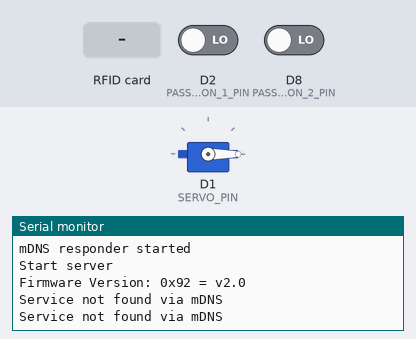
A sketch run on a simulated ESP8266 (NodeMCU). On the bench: servo, the last lines printed to the serial monitor. The test bench sets the inputs (shaded band); at power-on: D2 (PASSWORD_BUTTON_1_PIN) LOW, D8 (PASSWORD_BUTTON_2_PIN) LOW. WiFi joins after 1.5 s; servers stay silent unless stated.

Above: at 3.2 s.
3.3 s: RFID card A3 E8 C9 0D held to the reader
At 4.5 s:
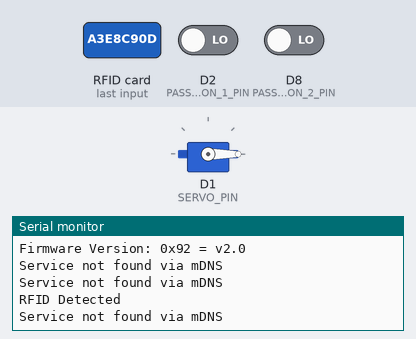
4.8 s: RFID card 00 00 00 00 held to the reader
At 5.6 s:
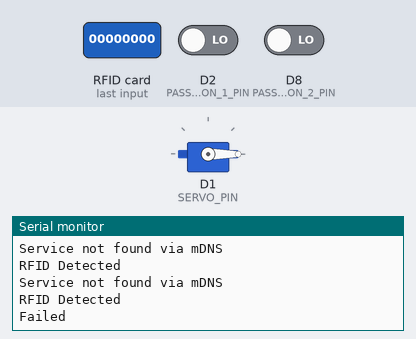

Measured:
- after the input at 3.3 s, the serial monitor: prints a new line at once (image 1)
- after the input at 4.8 s, the serial monitor: prints a new line at once (image 2)

The sketch:

sketch_sep6a.ino
```cpp
// This file contains all the logic for setup the node for security of the
// room's door. The security itself is done using RFID sensor using RFID_SDA_PIN and RFID_RST_PIN
// and password buttons PASSWORD_BUTTON_1_PIN and PASSWORD_BUTTON_2_PIN, together they
// represent sort of 2FA. If it's passed than servomotor SERVO_PIN represent the door lock, that is getting unlocked
// for a limited time.

// The node communiated with the room node (main controller) the information about auth progress and sends reminders
// about the limited time to input the password to unlock the door.

// The node also recieves the communication from room node to unlock the door

#include <memory>
#include <string>
#include <string_view>
#include <functional>

// Util class like everywhere else to connect to a wifi
#include "SecurityWifiConnection.hpp"

// Server class that allows to set how to handle post requests
// using lamba handlers, in the context of the project
// handles open door request from main node
#include "SecurityServer.hpp"

// Client class that allows sending post HTTP requests
// to server of choice
#include "SecurityClient.hpp"

// Auth process is fairlly compliacated and also for the node
// it required to store some state (like when was the last read)
// therefore Auth sensor is a standalone class for sensor
#include "AuthentificationSensor.hpp"

// Class for handling password state using sensory data from password pins
// Similar to Auth sensor there is a state involved (how much of the password is entered)
// therefore a separate class
#include "PasswordSensor.hpp"

// Controller class for servo control using parameters like 2FA result and password correctness
#include "ServoController.hpp"

// Class collecting all sensory information for the node and exposing important data like
// 2FA pass resuult
#include "SecurityEnvironment.hpp"

constexpr uint8_t RFID_SDA_PIN = D4;
constexpr uint8_t RFID_RST_PIN = D3;
constexpr uint8_t PASSWORD_BUTTON_1_PIN = D2;
constexpr uint8_t PASSWORD_BUTTON_2_PIN = D8;
constexpr uint8_t SERVO_PIN = D1;

constexpr std::string_view MAIN_SERVER_NAME = "main-controller.local";

SecurityWifiConnection security_wifi_connection;
std::unique_ptr<SecurityServer> security_server;
std::unique_ptr<SecurityClient> security_client;
std::unique_ptr<SecurityEnvironment> security_environment;
std::unique_ptr<ServoController> servo_controller;

void setup() {
  Serial.begin(19200);

  security_wifi_connection.connect();

  security_server = std::make_unique<SecurityServer>();
  security_server->registerPostPlainHandler("/open-door", [servo_controller](std::string const& dara) {
    servo_controller->controlServo(true);
  });
  security_server->connect();

  security_client = std::make_unique<SecurityClient>(std::string(MAIN_SERVER_NAME));

  security_environment = std::make_unique<SecurityEnvironment>(
    AuthentificationSensor(RFID_SDA_PIN, RFID_RST_PIN),
    PasswordSensor({ PASSWORD_BUTTON_1_PIN, PASSWORD_BUTTON_2_PIN }));
  security_environment->registerOnEveryTick([](std::string rfid, std::string password) {
    // Serial.print(rfid.c_str()); Serial.print("+++"); Serial.print(password.c_str()); Serial.println(" ");
  });
  security_environment->registerOnNewKnownUser([](std::string user_id) {
    security_client->sendPostPlainRequest("/auth", String(user_id.c_str()));
  });
  security_environment->registerOnEvery3SecondsSinceAuth([](long time_left) {
    security_client->sendPostPlainRequest("/password-reminder", String(time_left / 1000) + " seconds left");
  });
  security_environment->registerOnUserPassed2FA([]() {
    security_client->sendPostPlainRequest("/2fa", "PASSED");
  });
  security_environment->registerOnNewUnknownUser([](std::string user_id) {
    Serial.println("Failed");
  });
  security_environment->registerOnTimeExpirationSinceAuthCallback([]() {
    Serial.println("Expired");
  });

  servo_controller = std::make_unique<ServoController>(SERVO_PIN);
}

void loop() {
  delay(10);
  security_server->handleTick();
  security_environment->handleTick();
  servo_controller->handleTick();

  servo_controller->controlServo(security_environment->isUserPassed2FA());
}
```

AuthentificationSensor.cpp
```cpp
#include "AuthentificationSensor.hpp"

AuthentificationSensor::AuthentificationSensor(uint8_t sda_pin, uint8_t rst_pin)
  : sda_pin(sda_pin), rst_pin(rst_pin), rfid(sda_pin, rst_pin) {
  SPI.begin();
  rfid.PCD_Init();
  rfid.PCD_DumpVersionToSerial();
}

void AuthentificationSensor::handleTick() {
  if (rfid.PICC_IsNewCardPresent() && rfid.PICC_ReadCardSerial()) {
    Serial.println("RFID Detected");
    readAndStoreUserID();
  }
  rfid.PICC_HaltA();
}

long AuthentificationSensor::getLastReadTime() const {
  return last_read_timestamp;
}

std::array<byte, 4> AuthentificationSensor::getLastReadUserID() const {
  return last_read_user_id;
}

std::string AuthentificationSensor::getLastReadUserIDAsString() const {
  std::string user_id;
  for (int i = 0; i < last_read_user_id.size(); ++i) {
    user_id += std::string(String(last_read_user_id[i], HEX).c_str());
  }
  return user_id;
}

void AuthentificationSensor::readAndStoreUserID() {
  last_read_timestamp = millis();
  for (size_t i = 0; i < last_read_user_id.size(); ++i) {
    last_read_user_id[i] = rfid.uid.uidByte[i];
  }
}
```

AuthentificationSensor.hpp
```cpp
#pragma once

#include <SPI.h>
#include <MFRC522.h>
#include <Arduino.h>
#include <array>
#include <string>

struct AuthentificationSensor {
  AuthentificationSensor(uint8_t sda_pin, uint8_t rst_pin);

  void handleTick();

  long getLastReadTime() const;

  std::array<byte, 4> getLastReadUserID() const;

  std::string getLastReadUserIDAsString() const;

private:
  void readAndStoreUserID();

  uint8_t sda_pin;
  uint8_t rst_pin;

  MFRC522 rfid;

  long last_read_timestamp{};
  std::array<byte, 4> last_read_user_id{};
};
```

PasswordSensor.cpp
```cpp
#include "PasswordSensor.hpp"

PasswordSensor::PasswordSensor(std::vector<uint8_t> button_pins)
  : button_pins(button_pins) {
  for (uint8_t button_pin : button_pins) {
    pinMode(button_pin, INPUT);
    button_released.push_back(true);
  }
}

void PasswordSensor::startPasswordCollection() {
  collected_password.clear();
  is_password_collection_in_progress = true;
}

void PasswordSensor::stopPasswordCollection() {
  is_password_collection_in_progress = false;
}

void PasswordSensor::handleTick() {
  if (!is_password_collection_in_progress) {
    return;
  }

  for (size_t index = 0; index < button_pins.size(); ++index) {
    tryRecordButtonClickWithValue(index);
  }
}

std::vector<int> PasswordSensor::getPassword() const {
  return collected_password;
}

std::string PasswordSensor::getPasswordAsString() const {
  std::string password;
  for (int i : collected_password) {
    password += std::to_string(i);
  }
  return password;
}

void PasswordSensor::tryRecordButtonClickWithValue(size_t button_pin_index) {
  if (digitalRead(button_pins[button_pin_index]) == HIGH) {
    if (button_released[button_pin_index]) {
      collected_password.push_back(button_pin_index);
      button_released[button_pin_index] = false;
    }
  } else {
    button_released[button_pin_index] = true;
  }
}
```

PasswordSensor.hpp
```cpp
#pragma once

#include <Arduino.h>
#include <vector>
#include <string>

struct PasswordSensor {
  PasswordSensor(std::vector<uint8_t> button_pins);

  void startPasswordCollection();
  void stopPasswordCollection();
  void handleTick();

  std::vector<int> getPassword() const;
  std::string getPasswordAsString() const;

private:
  void tryRecordButtonClickWithValue(size_t button_pin_index);

  std::vector<uint8_t> button_pins;
  std::vector<bool> button_released;

  bool is_password_collection_in_progress{ false };
  std::vector<int> collected_password{};
};
```

SecurityClient.cpp
```cpp
#include "SecurityClient.hpp"
#include <Arduino.h>

SecurityClient::SecurityClient(const std::string& mdns_hostname, const std::string& service_type, const std::string& protocol)
  : mdns_hostname(mdns_hostname), service_type(service_type), protocol(protocol) {
}

std::optional<IPAddress> SecurityClient::findServiceIP() {
  int services_count = MDNS.queryService(service_type.c_str(), protocol.c_str());

  for (int service_index = 0; service_index < services_count; ++service_index) {
    if (MDNS.hostname(service_index) == String(mdns_hostname.c_str())) {
      return MDNS.IP(service_index);
    }
  }

  return std::nullopt;
}

void SecurityClient::connectToService(const String& ip) {
  if (!connected) {
    client.onConnect([this](void* arg, AsyncClient* client) {
      Serial.println("Connected to service!");
      connected = true;
    });

    client.onDisconnect([this](void* arg, AsyncClient* client) {
      Serial.println("Disconnected from service.");
      connected = false;
    });

    client.connect(ip.c_str(), 80);
    delay(10);
  }
}

bool SecurityClient::sendPostPlainRequest(const String& endpoint, const String& data) {
  std::optional<IPAddress> service_ip = findServiceIP();

  if (!service_ip.has_value()) {
    Serial.println("Service not found via mDNS");
    return false;
  }

  String ip_string = service_ip.value().toString();
  connectToService(ip_string);

  if (!connected) {
    Serial.println("Failed to connect to service.");
    return false;
  }

  String postRequest = String("POST ") + endpoint + " HTTP/1.1\r\n" + "Host: " + ip_string + "\r\n" + "Content-Type: text/plain\r\n" + "Content-Length: " + String(data.length()) + "\r\n" + "\r\n" + data;

  client.write(postRequest.c_str());

  closeConnection();

  return true;
}

void SecurityClient::closeConnection() {
  if (connected) {
    client.close();
    connected = false;
    Serial.println("Connection closed.");
  }
}
```

SecurityClient.hpp
```cpp
#pragma once

#include <ESP8266WiFi.h>
#include <ESPAsyncTCP.h>
#include <ESP8266mDNS.h>
#include <optional>
#include <IPAddress.h>
#include <string>

class SecurityClient {
public:
  SecurityClient(const std::string& mdns_hostname, const std::string& service_type = "http", const std::string& protocol = "tcp");

  bool sendPostPlainRequest(const String& endpoint, const String& data);

private:
  std::optional<IPAddress> findServiceIP();
  void connectToService(const String& ip);
  void closeConnection();

  AsyncClient client;
  bool connected{ false };

  std::string mdns_hostname;
  std::string service_type;
  std::string protocol;
};
```

SecurityEnvironment.cpp
```cpp
#include "SecurityEnvironment.hpp"

SecurityEnvironment::SecurityEnvironment(AuthentificationSensor& auth_sensor, PasswordSensor& password_sensor)
  : auth_sensor(auth_sensor), password_sensor(password_sensor) {
}

SecurityEnvironment::SecurityEnvironment(AuthentificationSensor&& auth_sensor, PasswordSensor&& password_sensor)
  : auth_sensor(std::move(auth_sensor)), password_sensor(std::move(password_sensor)) {
}

void SecurityEnvironment::handleTick() {
  auth_sensor.handleTick();
  password_sensor.handleTick();

  if (auth_sensor.getLastReadTime() + password_timeout <= millis()) {
    if (current_user_id != empty_user_id) {
      current_user_id = empty_user_id;
      password_sensor.stopPasswordCollection();
      onTimeExpirationSinceAuth();
    }
    return;
  }

  if (auth_sensor.getLastReadUserID() != current_user_id) {
    current_user_id = auth_sensor.getLastReadUserID();
    std::string current_user_id_as_string = auth_sensor.getLastReadUserIDAsString();
    password_sensor.stopPasswordCollection();
    if (isKnownUser(current_user_id)) {
      password_sensor.startPasswordCollection();
      next_3_seconds_event = millis() + 3000;
      onNewKnownUser(current_user_id_as_string);
    } else {
      onNewUnknownUser(current_user_id_as_string);
    }
  }

  if (current_user_id_passed != isUserPassed2FA()) {
    if (isUserPassed2FA()) {
      current_user_id_passed = true;
      onUserPassed2FA();
    } else {
      current_user_id_passed = false;
    }
  }

  if (next_3_seconds_event < millis()) {
    onEvery3SecondsSinceAuth(auth_sensor.getLastReadTime() + password_timeout - next_3_seconds_event);
    next_3_seconds_event += 3000;
  }

  onEveryTick(auth_sensor.getLastReadUserIDAsString(), password_sensor.getPasswordAsString());
}

bool SecurityEnvironment::isUserAuthentificated() const {
  return isKnownUser(current_user_id);
}

bool SecurityEnvironment::isUserPassed2FA() const {
  return isUserAuthentificated() && password_sensor.getPassword() == correct_password;
}

bool SecurityEnvironment::isKnownUser(std::array<byte, 4> user_id) const {
  for (const std::array<byte, 4>& known_user_id : known_user_ids) {
    if (known_user_id == user_id) {
      return true;
    }
  }
  return false;
}

void SecurityEnvironment::registerOnTimeExpirationSinceAuthCallback(std::function<void()> callback) {
  onTimeExpirationSinceAuth = callback;
}

void SecurityEnvironment::registerOnNewKnownUser(std::function<void(std::string)> callback) {
  onNewKnownUser = callback;
}

void SecurityEnvironment::registerOnNewUnknownUser(std::function<void(std::string)> callback) {
  onNewUnknownUser = callback;
}

void SecurityEnvironment::registerOnUserPassed2FA(std::function<void()> callback) {
  onUserPassed2FA = callback;
}

void SecurityEnvironment::registerOnEveryTick(std::function<void(std::string, std::string)> callback) {
  onEveryTick = callback;
}

void SecurityEnvironment::registerOnEvery3SecondsSinceAuth(std::function<void(long)> callback) {
  onEvery3SecondsSinceAuth = callback;
}
```

SecurityEnvironment.hpp
```cpp
#pragma once

#include "AuthentificationSensor.hpp"
#include "PasswordSensor.hpp"
#include <functional>
#include <vector>
#include <array>
#include <string>

class SecurityEnvironment {
public:
    SecurityEnvironment(AuthentificationSensor& auth_sensor, PasswordSensor& password_sensor);
    SecurityEnvironment(AuthentificationSensor&& auth_sensor, PasswordSensor&& password_sensor);

    void handleTick();

    bool isUserAuthentificated() const;
    bool isUserPassed2FA() const;

    void registerOnTimeExpirationSinceAuthCallback(std::function<void()> callback);
    void registerOnNewKnownUser(std::function<void(std::string)> callback);
    void registerOnNewUnknownUser(std::function<void(std::string)> callback);
    void registerOnUserPassed2FA(std::function<void()> callback);
    void registerOnEveryTick(std::function<void(std::string, std::string)> callback);
    void registerOnEvery3SecondsSinceAuth(std::function<void(long)> callback);

private:
    bool isKnownUser(std::array<byte, 4> user_id) const;

    std::function<void(long)> onEvery3SecondsSinceAuth;
    std::function<void()> onTimeExpirationSinceAuth;
    std::function<void(std::string)> onNewKnownUser;
    std::function<void(std::string)> onNewUnknownUser;
    std::function<void()> onUserPassed2FA;
    std::function<void(std::string, std::string)> onEveryTick;

    std::vector<std::array<byte, 4>> known_user_ids = { { 0xA3, 0xE8, 0xC9, 0x0D } };
    std::vector<int> correct_password = { 0, 1, 0 };
    long password_timeout = 10000;
    std::array<byte, 4> empty_user_id = { 0x00, 0x00, 0x00, 0x00 };

    long next_3_seconds_event;
    std::array<byte, 4> current_user_id;
    bool current_user_id_passed;

    AuthentificationSensor auth_sensor;
    PasswordSensor password_sensor;
};
```

SecurityServer.cpp
```cpp
#include "SecurityServer.hpp"
#include <Arduino.h>

SecurityServer::SecurityServer() {
  if (!MDNS.begin("security-controller")) {  // security-controller.local
    Serial.println("Error starting mDNS");
    return;
  }
  MDNS.addService("http", "tcp", 80);
  Serial.println("mDNS responder started");
}

void SecurityServer::connect() {
  Serial.println("Start server");

  server.on("/", [this]() {
    this->get_index();
  });

  for (const auto& handler : get_request_handlers) {
    server.on(handler.first.c_str(), HTTP_GET, handler.second);
  }

  for (const auto& handler : post_plain_request_handlers) {
    server.on(handler.first.c_str(), HTTP_POST, wrap_handle_post_plain_request(handler.second));
  }

  server.begin();
}

void SecurityServer::registerGetHandler(const std::string& route, std::function<void()> handler) {
  get_request_handlers[route] = handler;
}

void SecurityServer::registerPostPlainHandler(const std::string& route, std::function<void(std::string)> handler) {
  post_plain_request_handlers[route] = handler;
}

void SecurityServer::handleTick() {
  server.handleClient();
  MDNS.update();
}

std::function<void()> SecurityServer::wrap_handle_post_plain_request(std::function<void(std::string)> handler) {
  return [this, handler]() {
    if (!this->server.hasArg("plain")) {
      this->server.send(400, "text/plain", "Invalid request");
    }

    std::string data{ server.arg("plain").c_str() };

    Serial.println("data");
    Serial.println(this->server.arg("plain"));
    Serial.println(data.c_str());
    handler(data);
  };
}

void SecurityServer::get_index() {
  String html = "<!DOCTYPE html> <html>";
  html += "<head><meta http-equiv=\"refresh\" content=\"2\"><meta name=\"viewport\" content=\"width=device-width, initial-scale=1.0\"></head>";
  html += "<body> <h1>The Smart Door Dashboard</h1>";
  html += "</body> </html>";

  server.send(200, "text/html", html);
}
```

SecurityServer.hpp
```cpp
#pragma once

#include <ESP8266WebServer.h>
#include <ESP8266mDNS.h>
#include <map>
#include <string>
#include <functional>

struct SecurityServer {
  SecurityServer();
  void connect();
  void registerGetHandler(const std::string& route, std::function<void()> handler);
  void registerPostPlainHandler(const std::string& route, std::function<void(std::string)> handler);
  void handleTick();

private:
  std::function<void()> wrap_handle_post_plain_request(std::function<void(std::string)> handler);
  void get_index();

  std::map<std::string, std::function<void()>> get_request_handlers;
  std::map<std::string, std::function<void(std::string)>> post_plain_request_handlers;

  ESP8266WebServer server{ 80 };
};
```

SecurityWifiConnection.cpp
```cpp
#include "SecurityWifiConnection.hpp"

void SecurityWifiConnection::connect() {
  WiFi.begin(ssid.data(), password.data());

  while (WiFi.status() != WL_CONNECTED) {
    delay(1000);
  }

  Serial.println();
  Serial.println("WiFi connected");
  Serial.print("IP address: ");
  Serial.println(WiFi.localIP());
}
```

SecurityWifiConnection.hpp
```cpp
#pragma once

#include <ESP8266WiFi.h>
#include <string_view>

struct SecurityWifiConnection {
  void connect();

private:
  static constexpr std::string_view ssid = "SKYKFCCI";
  static constexpr std::string_view password = "hNIaa14dDwXf";
};
```

Source omitted: ServoController.cpp (680 bytes), ServoController.hpp (371 bytes)
